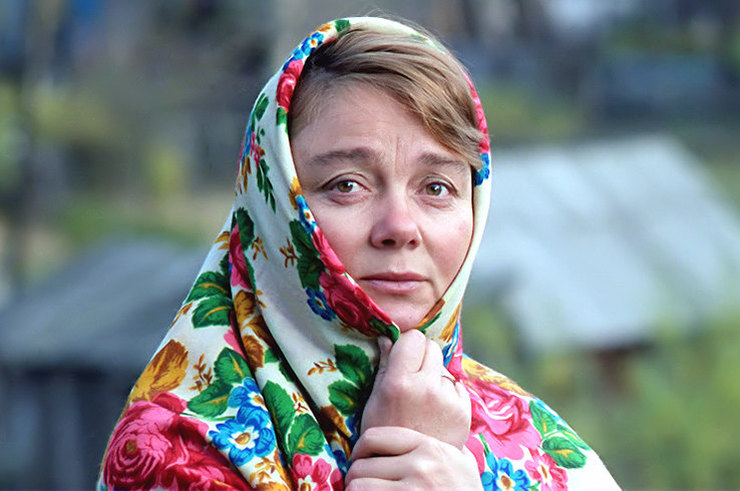
#> input picture part_1_lib/src/image2.jpg, 740 x 491 px
$ python -i algCanny.py   (imports and definitions only)
#> lines starting #> are read from the running program, lines starting #| are printed output that depends on the picture; after the words box and inside, x2 and y2 are one past the last pixel; in counts of white or black regions, pixels touching at a corner belong together
import numpy as np
from scipy import ndimage
from scipy.ndimage.filters import convolve


def operator_sobel(img):
    grad_x = np.array([[-1, 0, 1], [-2, 0, 2], [-1, 0, 1]], np.float32)
    grad_y = np.array([[-1, -2, -1], [0, 0, 0], [1, 2, 1]], np.float32)
    gorizonial = ndimage.filters.convolve(img, grad_x)
    vertical = ndimage.filters.convolve(img, grad_y)
    g_res = np.hypot(gorizonial, vertical)
    g_res = g_res / g_res.max() * 255
    theta = np.arctan2(vertical, gorizonial)
    return g_res, theta


def leave_pacification(image, teta):
    a, b = image.shape
    value = np.zeros((a, b), dtype=np.int32)
    corner = teta * 180. / 3.1415
    corner[corner < 0] += 180

    for i in range(1, a - 1):
        for j in range(1, b - 1):
            qt = 255
            rt = 255

            if (0 <= corner[i, j] < 22.5) or (157.5 <= corner[i, j] <= 180):
                qt = image[i, j + 1]
                rt = image[i, j - 1]

            elif 22.5 <= corner[i, j] < 67.5:
                qt = image[i + 1, j - 1]
                rt = image[i - 1, j + 1]

            elif 67.5 <= corner[i, j] < 112.5:
                qt = image[i + 1, j]
                rt = image[i - 1, j]

            elif 112.5 <= corner[i, j] < 157.5:
                qt = image[i - 1, j - 1]
                rt = image[i + 1, j + 1]

            if (image[i, j] >= qt) and (image[i, j] >= rt):
                value[i, j] = image[i, j]
            else:
                value[i, j] = 0

    return value


def gauss(sz, sgm=1):
    sz = int(sz) // 2
    x, y = np.mgrid[-sz:sz + 1, -sz:sz + 1]
    ideal = 1 / (2.0 * 3.1415 * sgm ** 2)
    g = np.exp(-((x ** 2 + y ** 2) / (2.0 * sgm ** 2))) * ideal
    return g


def thresholds(image, low_pix, heavy_pix, threshold1, threshold2):
    threshold2 = image.max() * threshold2
    threshold1 = threshold2 * threshold1
    a, b = image.shape
    result = np.zeros((a, b), dtype=np.int32)
    low = np.int32(low_pix)
    heavy = np.int32(heavy_pix)
    low_i, heavy_j = np.where(image >= threshold2)
    weak_i, weak_j = np.where((image <= threshold2) & (image >= threshold1))
    result[low_i, heavy_j] = heavy
    result[weak_i, weak_j] = low
    return result


def dependence(image, low_pix, heavy_pix):
    a, b = image.shape
    low = low_pix
    heavy = heavy_pix
    for i in range(1, a - 1):
        for j in range(1, b - 1):
            if image[i, j] == low:
                if ((image[i + 1, j - 1] == heavy) or (image[i + 1, j] == heavy) or (image[i + 1, j + 1] == heavy)
                        or (image[i, j - 1] == heavy) or (image[i, j + 1] == heavy)
                        or (image[i - 1, j - 1] == heavy) or (image[i - 1, j] == heavy) or (
                                image[i - 1, j + 1] == heavy)):
                    image[i, j] = heavy
                else:
                    image[i, j] = 0
    return image


def shades_gray(rgb):
    red, green, blue = rgb[:, :, 0], rgb[:, :, 1], rgb[:, :, 2]
    gray_col = 0.2989 * red + 0.5870 * green + 0.1140 * blue
    return gray_col


def algorithm_canny(image):
    image = shades_gray(image)
    image_flatten = convolve(image, gauss(5, 1))
    rug_grad, rug_teta = operator_sobel(image_flatten)
    pacification_img = leave_pacification(rug_grad, rug_teta)
    image_limit = thresholds(pacification_img, low_pix=75, heavy_pix=255, threshold1=0.05, threshold2=0.15)
    result_image = dependence(image_limit, low_pix=75, heavy_pix=255)
    return result_image

>>> import cv2
>>> picture = cv2.imread('src/image2.jpg')
#> picture is the input picture: shape (491, 740, 3); mean B, G, R 131, 129.2, 123
>>> result = algorithm_canny(picture)
#> in shades_gray, `red, green, blue = rgb[:, :, 0], rgb[:, :, 1], rgb[:, :, 2]`:
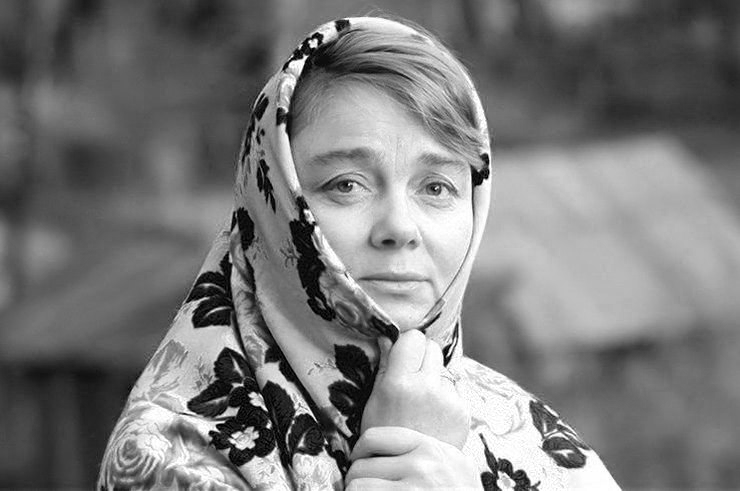
#> blue: shape (491, 740); min 0, max 255, mean 123
#> in shades_gray, `gray_col = 0.2989 * red + 0.5870 * green + 0.1140 * blue`:
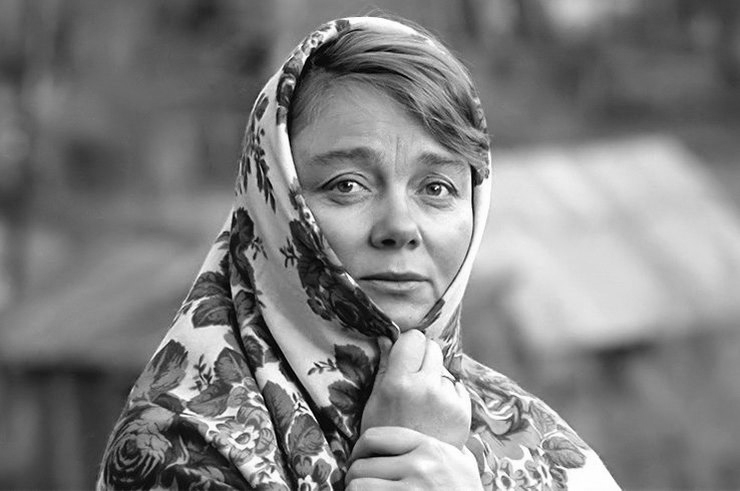
#> gray_col: shape (491, 740) float64; min 0, max 255, mean 129
#> in operator_sobel, `vertical = ndimage.filters.convolve(img, grad_y)`:
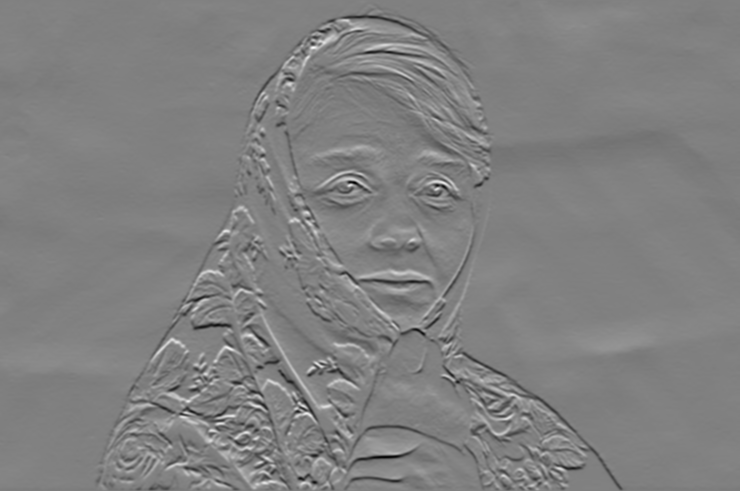
#> vertical: shape (491, 740) float64; min -462.1, max 452.8, mean -0.4; drawn with min black and max white
#> in operator_sobel, `theta = np.arctan2(vertical, gorizonial)`:
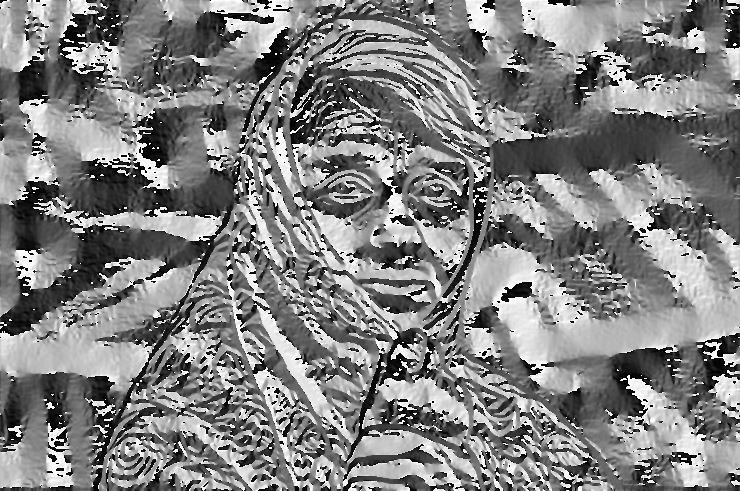
#> theta: shape (491, 740) float64; min -3.14, max 3.14, mean 0.0428; drawn with min black and max white
#> in leave_pacification, `corner[corner < 0] += 180`:
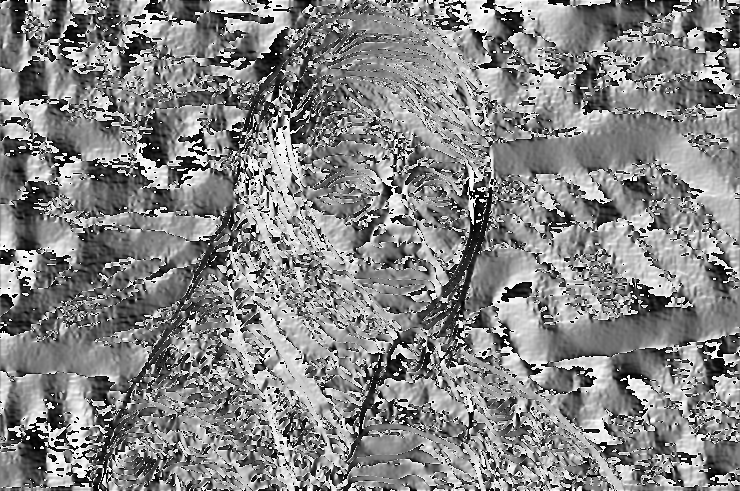
#> corner: shape (491, 740) float64; min -0.00531, max 180, mean 94.2; drawn with min black and max white
#> after the loop in leave_pacification, `for i in range(1, a - 1):`:
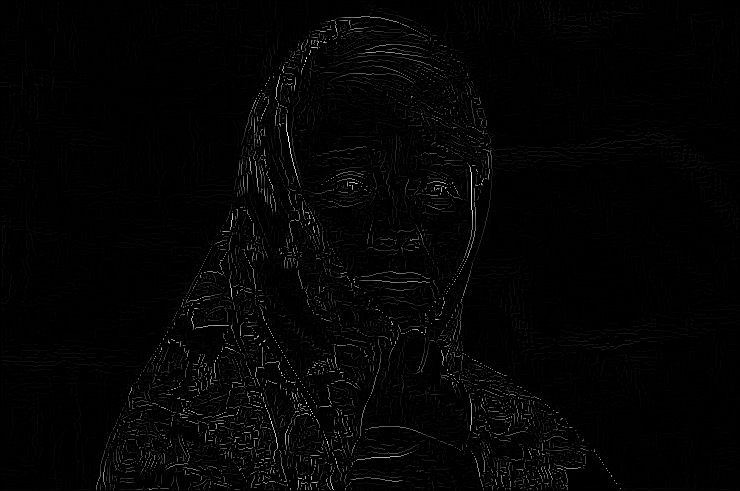
#> value: shape (491, 740) int32; min 0, max 255, mean 3.8
#> in thresholds, `threshold2 = image.max() * threshold2`: threshold2 = 38.25
#> in thresholds, `threshold1 = threshold2 * threshold1`: threshold1 = 1.91
#> in thresholds, `low_i, heavy_j = np.where(image >= threshold2)`: low_i = 11713 values from 16 to 489; heavy_j = 11713 values, max 620 at index 11668, min 96 at index 11486, mean 332.7
#> after the loop in dependence, `for i in range(1, a - 1):`:
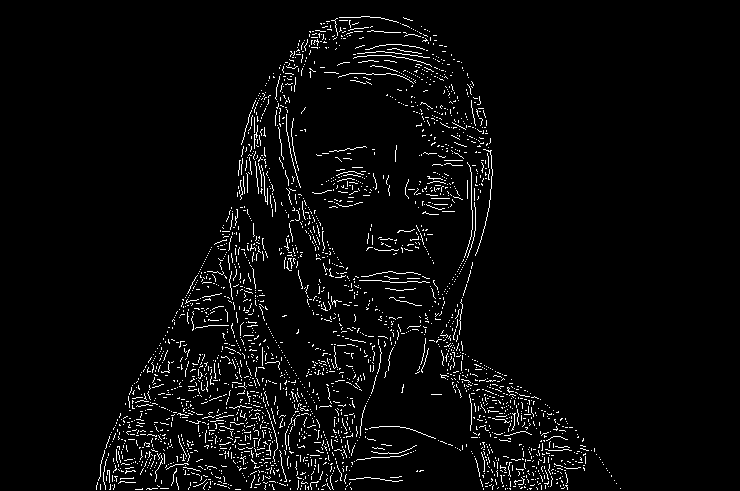
#> image: shape (491, 740) int32; 3.7% white in thin lines or dots, all inside (x1, y1, x2, y2) = (96, 16, 621, 490)
